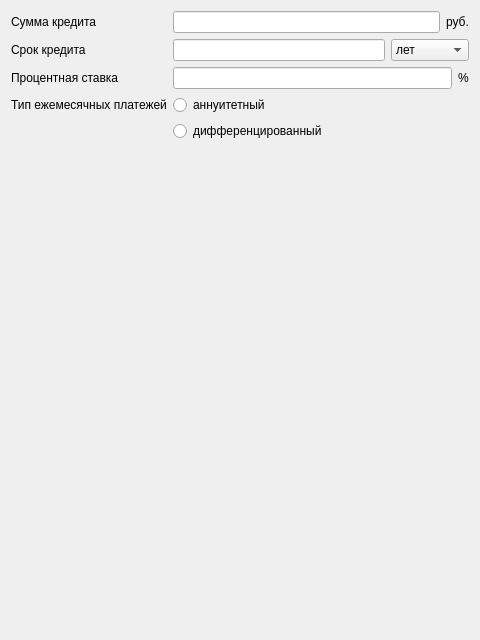
<?xml version="1.0" encoding="UTF-8"?>
<ui version="4.0">
 <class>Form</class>
 <widget class="QWidget" name="Form">
  <property name="geometry">
   <rect>
    <x>0</x>
    <y>0</y>
    <width>480</width>
    <height>640</height>
   </rect>
  </property>
  <property name="windowTitle">
   <string>Form</string>
  </property>
  <property name="layoutDirection">
   <enum>Qt::LeftToRight</enum>
  </property>
  <layout class="QFormLayout" name="formLayout">
   <property name="labelAlignment">
    <set>Qt::AlignLeading|Qt::AlignLeft|Qt::AlignTop</set>
   </property>
   <item row="0" column="0">
    <widget class="QLabel" name="label">
     <property name="text">
      <string>Сумма кредита</string>
     </property>
    </widget>
   </item>
   <item row="0" column="1">
    <layout class="QHBoxLayout" name="horizontalLayout">
     <item>
      <widget class="QLineEdit" name="lineEdit"/>
     </item>
     <item>
      <widget class="QLabel" name="label_2">
       <property name="text">
        <string>руб.</string>
       </property>
      </widget>
     </item>
    </layout>
   </item>
   <item row="1" column="0">
    <widget class="QLabel" name="label_3">
     <property name="text">
      <string>Срок кредита</string>
     </property>
    </widget>
   </item>
   <item row="1" column="1">
    <layout class="QHBoxLayout" name="horizontalLayout_2">
     <item>
      <widget class="QLineEdit" name="lineEdit_2"/>
     </item>
     <item>
      <widget class="QComboBox" name="comboBox">
       <property name="currentText">
        <string>лет</string>
       </property>
       <property name="maxCount">
        <number>2</number>
       </property>
       <item>
        <property name="text">
         <string>лет</string>
        </property>
       </item>
       <item>
        <property name="text">
         <string>месяцев</string>
        </property>
       </item>
      </widget>
     </item>
    </layout>
   </item>
   <item row="2" column="0">
    <widget class="QLabel" name="label_4">
     <property name="text">
      <string>Процентная ставка</string>
     </property>
    </widget>
   </item>
   <item row="2" column="1">
    <layout class="QHBoxLayout" name="horizontalLayout_3">
     <item>
      <widget class="QLineEdit" name="lineEdit_3"/>
     </item>
     <item>
      <widget class="QLabel" name="label_5">
       <property name="text">
        <string>%</string>
       </property>
      </widget>
     </item>
    </layout>
   </item>
   <item row="3" column="0">
    <widget class="QLabel" name="label_6">
     <property name="text">
      <string>Тип ежемесячных платежей</string>
     </property>
    </widget>
   </item>
   <item row="3" column="1">
    <widget class="QRadioButton" name="radioButton_2">
     <property name="text">
      <string>аннуитетный</string>
     </property>
    </widget>
   </item>
   <item row="4" column="1">
    <widget class="QRadioButton" name="radioButton">
     <property name="text">
      <string>дифференцированный</string>
     </property>
    </widget>
   </item>
  </layout>
 </widget>
 <resources/>
 <connections/>
</ui>
